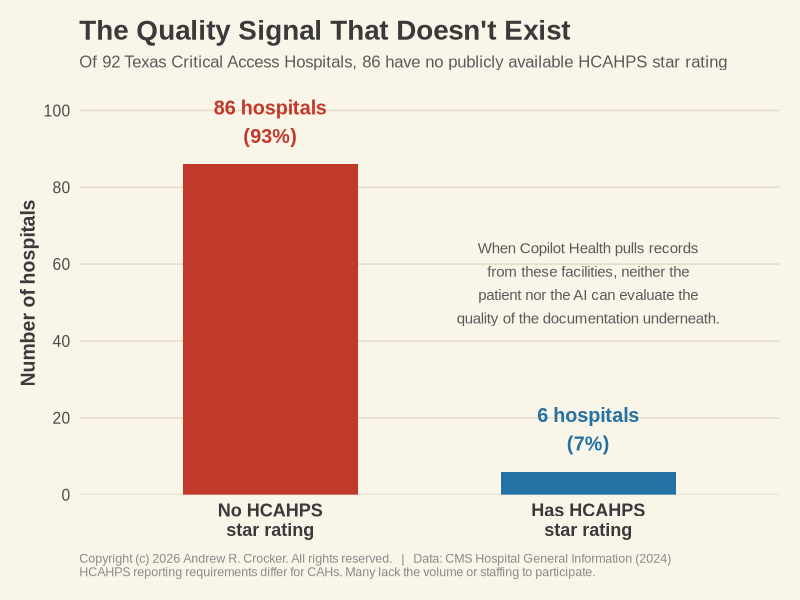

Write R code to recreate this figure.
library(ggplot2)

theme_1950s <- function() {
  theme_minimal(base_family = "Arial", base_size = 14) +
    theme(
      plot.background = element_rect(fill = "#FAF5E9", color = NA),
      panel.background = element_rect(fill = "#FAF5E9", color = NA),
      panel.grid.major = element_line(color = "#E6DECA", linewidth = 0.6),
      panel.grid.minor = element_blank(),
      axis.title = element_text(face = "bold", color = "#3A3A3A"),
      axis.text = element_text(color = "#4A4A4A"),
      plot.title = element_text(face = "bold", size = 20, color = "#3A3A3A"),
      plot.subtitle = element_text(size = 13, color = "#5A5A5A"),
      plot.margin = margin(15, 15, 15, 15),
      legend.position = "none"
    )
}

# ── Data ──
# 92 Texas Critical Access Hospitals
# 86 lack HCAHPS star ratings (no public quality signal)
# 6 have HCAHPS star ratings

df <- data.frame(
  category = c("No HCAHPS\nstar rating", "Has HCAHPS\nstar rating"),
  count = c(86, 6),
  pct = c(86/92 * 100, 6/92 * 100),
  stringsAsFactors = FALSE
)

df$category <- factor(df$category, levels = c("No HCAHPS\nstar rating", "Has HCAHPS\nstar rating"))

col_no_rating <- "#C0392B"
col_has_rating <- "#2471A3"

p <- ggplot(df, aes(x = category, y = count)) +
  geom_col(
    fill = c(col_no_rating, col_has_rating),
    width = 0.55
  ) +
  # Count labels on bars
  geom_text(
    aes(label = paste0(count, " hospitals\n(", round(pct), "%)")),
    vjust = -0.5,
    size = 5,
    fontface = "bold",
    color = c(col_no_rating, col_has_rating),
    family = "Arial"
  ) +
  # Annotation explaining why this matters
  annotate(
    "text",
    x = 2.0, y = 55,
    label = "When Copilot Health pulls records\nfrom these facilities, neither the\npatient nor the AI can evaluate the\nquality of the documentation underneath.",
    size = 3.8, color = "#5A5A5A", family = "Arial",
    lineheight = 1.3, hjust = 0.5
  ) +
  scale_y_continuous(
    limits = c(0, 100),
    breaks = seq(0, 100, by = 20),
    expand = expansion(mult = c(0, 0.05))
  ) +
  labs(
    title = "The Quality Signal That Doesn't Exist",
    subtitle = "Of 92 Texas Critical Access Hospitals, 86 have no publicly available HCAHPS star rating",
    x = NULL,
    y = "Number of hospitals",
    caption = "Copyright (c) 2026 Andrew R. Crocker. All rights reserved.   |   Data: CMS Hospital General Information (2024)\nHCAHPS reporting requirements differ for CAHs. Many lack the volume or staffing to participate."
  ) +
  theme_1950s() +
  theme(
    panel.grid.major.x = element_blank(),
    axis.text.x = element_text(size = 13, face = "bold", color = "#3A3A3A"),
    plot.caption = element_text(size = 9, color = "#8A8A8A", hjust = 0, margin = margin(t = 10)),
    plot.subtitle = element_text(size = 12, color = "#5A5A5A", margin = margin(b = 15))
  )

ggsave("/home/claude/cah_quality_gap.png", p, width = 1456/100, height = 816/100, dpi = 100, bg = "#FAF5E9")
cat("Chart 1 saved.\n")
